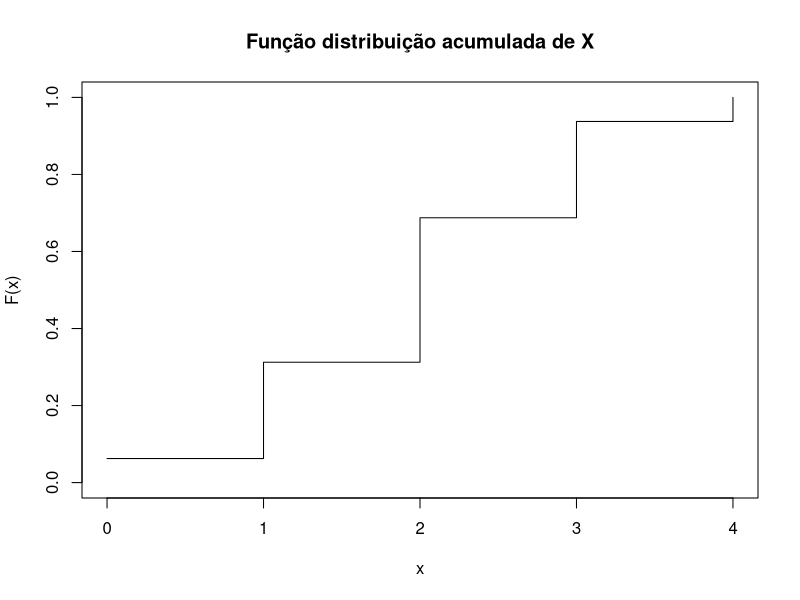

The R script that drew this image:
## ---- chunk 1
knitr::opts_chunk$set(echo = TRUE)
## ---- chunk 2
x = (0:4)
p_x = c(0.0625, 0.25, 0.375, 0.25 , 0.0625)
plot(x,cumsum(p_x), type="s",ylim = c(0,1), ylab = "F(x)",
     main = "Função distribuição acumulada de X")
## ---- chunk 3
# Argumentos da hipergeométrica no R: 
# x = número de sucessos obtidos 
# n = casos onde ocorre sucesso
# m = casos onde ocorre fracasso
# k = número de retiradas

dhyper(4, 13, 39, 4)
## ---- chunk 4
# Argumentos da binomial no R: 
# x = número de sucessos obtidos 
# size = tamanho da amostra
# prob = probabilidade de sucesso
dbinom(4, 52, 13/52)
